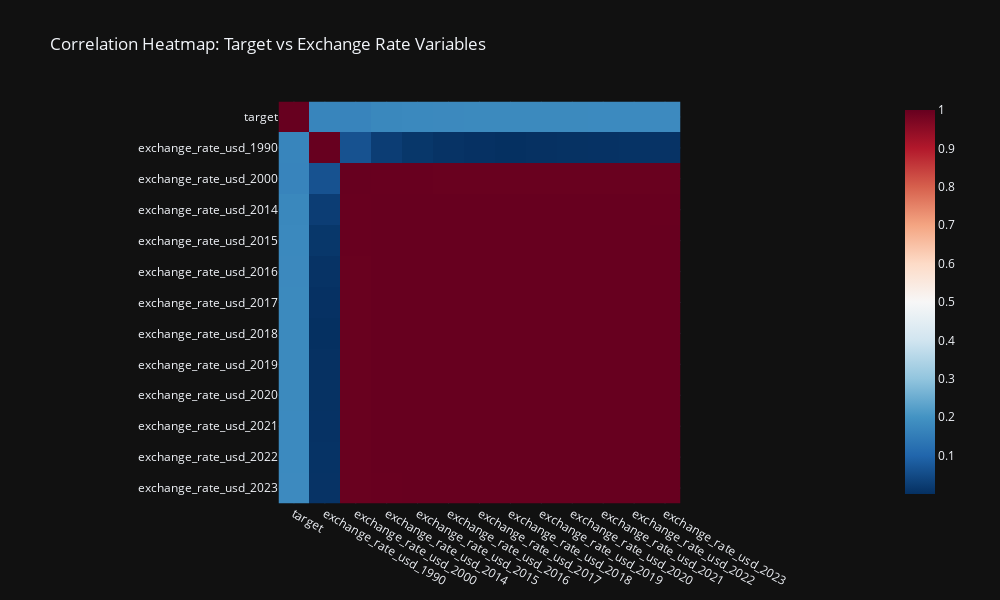

Notebook code cell kept with this figure:
### Code cell
# Variables to compare
variables_to_compare = ['exchange_rate_usd_1990', 'exchange_rate_usd_2000',
       'exchange_rate_usd_2014', 'exchange_rate_usd_2015',
       'exchange_rate_usd_2016', 'exchange_rate_usd_2017',
       'exchange_rate_usd_2018', 'exchange_rate_usd_2019',
       'exchange_rate_usd_2020', 'exchange_rate_usd_2021',
       'exchange_rate_usd_2022', 'exchange_rate_usd_2023',
]

# Compute the correlation matrix for 'target' and the selected variables
columns_to_use = ['target'] + variables_to_compare
df_corr_matrix = df[columns_to_use].corr()

# Take the absolute values of the correlation matrix
df_corr_matrix_abs = df_corr_matrix.abs()

# Using Plotly Express to generate the heatmap with adjusted grid size
fig = px.imshow(df_corr_matrix_abs, 
                color_continuous_scale='RdBu_r', 
                title="Correlation Heatmap: Target vs Exchange Rate Variables", 
                template='plotly_dark', 
                width=1000,  # Set the width of the grid
                height=600)  # Set the height of the grid

# Show the plot
fig.show()

### Figure 1 — Plotly figure (JSON) as saved in the notebook; plotly's stock layout.template omitted (floating-point values rounded to 4 significant figures; data arrays with more than 128 entries replaced by an {"elided": "..."} marker saying what was removed)
{"data": [{"coloraxis": "coloraxis", "hovertemplate": "x: %{x}<br>y: %{y}<br>color: %{z}<extra></extra>", "name": "0", "type": "heatmap", "x": ["target", "exchange_rate_usd_1990", "exchange_rate_usd_2000", "exchange_rate_usd_2014", "exchange_rate_usd_2015", "exchange_rate_usd_2016", "exchange_rate_usd_2017", "exchange_rate_usd_2018", "exchange_rate_usd_2019", "exchange_rate_usd_2020", "exchange_rate_usd_2021", "exchange_rate_usd_2022", "exchange_rate_usd_2023"], "xaxis": "x", "y": ["target", "exchange_rate_usd_1990", "exchange_rate_usd_2000", "exchange_rate_usd_2014", "exchange_rate_usd_2015", "exchange_rate_usd_2016", "exchange_rate_usd_2017", "exchange_rate_usd_2018", "exchange_rate_usd_2019", "exchange_rate_usd_2020", "exchange_rate_usd_2021", "exchange_rate_usd_2022", "exchange_rate_usd_2023"], "yaxis": "y", "z": {"elided": "13x13 float values"}}], "layout": {"coloraxis": {"colorscale": [[0, "rgb(5,48,97)"], [0.1, "rgb(33,102,172)"], [0.2, "rgb(67,147,195)"], [0.3, "rgb(146,197,222)"], [0.4, "rgb(209,229,240)"], [0.5, "rgb(247,247,247)"], [0.6, "rgb(253,219,199)"], [0.7, "rgb(244,165,130)"], [0.8, "rgb(214,96,77)"], [0.9, "rgb(178,24,43)"], [1, "rgb(103,0,31)"]]}, "height": 600, "title": {"text": "Correlation Heatmap: Target vs Exchange Rate Variables"}, "width": 1000, "xaxis": {"anchor": "y", "constrain": "domain", "domain": [0, 1], "scaleanchor": "y"}, "yaxis": {"anchor": "x", "autorange": "reversed", "constrain": "domain", "domain": [0, 1]}}}
